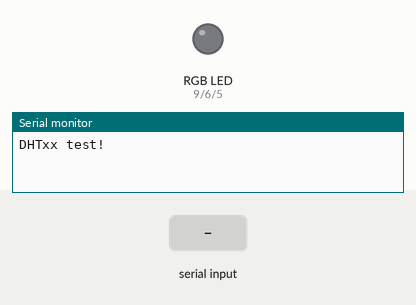
Bench run of a sketch on a simulated Arduino Uno, built with avr-gcc and run on an emulated ATmega328P. Parts: an RGB LED mixed from three pins (HIGH = lit), the last lines printed to the serial monitor. The inputs (shaded band) are chosen by the test bench. Dim RGB values are drawn brighter than linear.

Above: at 1.2 s.
1.3 s: "90,45\n" received over Serial
At 2.5 s:
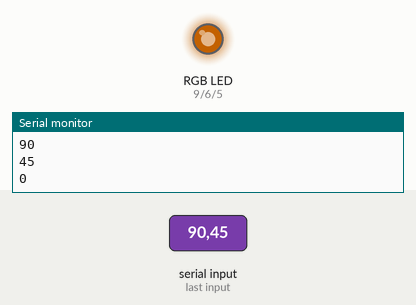
3.0 s: "30,150\n" received over Serial
At 4.1 s:
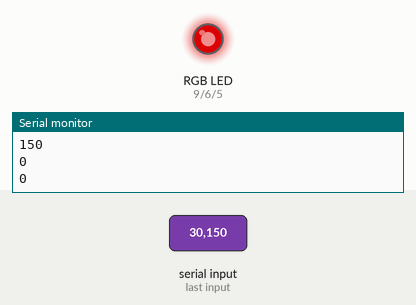
5.0 s: "200\n" received over Serial
At 5.3 s:
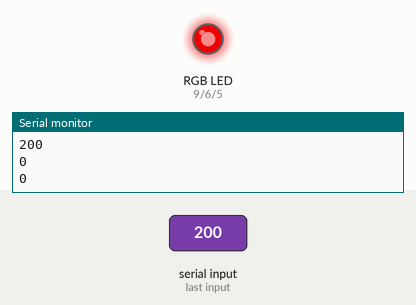
6.5 s: "90\n" received over Serial
At 7.7 s:
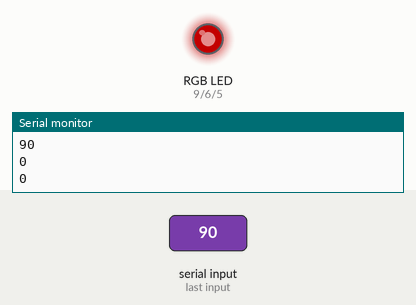
8.0 s: "30,150\n" received over Serial
At 8.8 s:
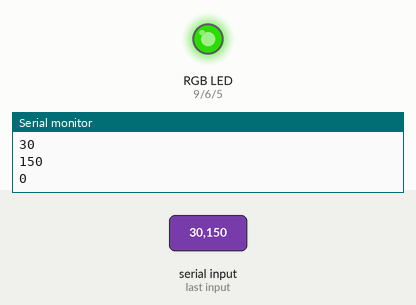
9.5 s: "0\n" received over Serial
At 10.0 s:
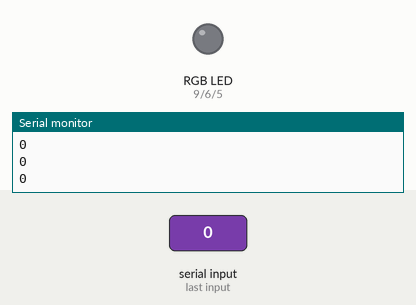
Timing chart, 0 to 12.0 s (numbered marks = the images above; inputs shaded):
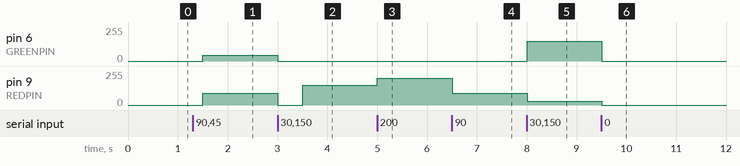

Measured:
- after the input at 1.3 s, pin 6 (GREENPIN): 0/255 → 45/255 after 0.20 s; pin 9 (REDPIN): 0/255 → 90/255 after 0.20 s
- after the input at 3.0 s, pin 6 (GREENPIN): 45/255 → 0/255 at once; pin 9 (REDPIN): 90/255 → 0/255 at once, → 150/255 0.50 s later
- after the input at 5.0 s, pin 9 (REDPIN): 150/255 → 200/255 at once
- after the input at 6.5 s, pin 9 (REDPIN): 200/255 → 90/255 at once
- after the input at 8.0 s, pin 6 (GREENPIN): 0/255 → 150/255 at once; pin 9 (REDPIN): 90/255 → 30/255 at once
- after the input at 9.5 s, pin 6 (GREENPIN): 150/255 → 0/255 at once; pin 9 (REDPIN): 30/255 → 0/255 at once

The sketch:

sketch_jul3a.ino
```cpp
#include "DHT.h"
#include <Arduino.h>
#define DHTTYPE DHT11
#define DHTPIN 7
#define REDPIN 9
#define GREENPIN 6
#define BLUEPIN 5


DHT dht(DHTPIN, DHTTYPE);


float oneHourData[60] = {};
float twelveHourData[12] = {};

int counter = 0;
float temp = 0;
float oneHourAvg = 0;

// setup
void setup() {

  Serial.begin(9600);
  Serial.setTimeout(1);
  Serial.println(F("DHTxx test!"));
  dht.begin();

  for (int i=0; i<12; i++){
    twelveHourData[i] = -99.99;
  }

  pinMode(REDPIN, OUTPUT);
  pinMode(GREENPIN, OUTPUT);
  pinMode(BLUEPIN, OUTPUT);

  analogWrite(REDPIN, 0);
  analogWrite(BLUEPIN, 0);
  analogWrite(GREENPIN, 0);


}

// updates the temp history
void updateArray(float* targetArray, float initalVal, int arraySize){

    float holderArray[arraySize] = {};
    holderArray[0] = initalVal;

    for (int i=0; i<arraySize-1; i++){
      holderArray[i+1] = targetArray[i];}

    for (int i=0; i<arraySize; i++){
      targetArray[i] = holderArray[i];}

}

// get temp data (C)
float getTemp(){
  float t = dht.readTemperature();
  if (isnan(t)) {
    Serial.println(F("Failed to read from DHT sensor!"));
  }
  return t;
}

void updateColor(String input){

  Serial.println(input);

  String number = "";
  int rgb[3] = {};
  int count = 0;
  String digits = "0123456789";

  for (int j=0; j<input.length(); j++){

    if (digits.indexOf(input[j]) != -1 ){
      number += input[j];}

    if ((digits.indexOf(input[j]) == -1 ) || (j == input.length()-1)){
      rgb[count] = number.toInt();
      number = "";
      count ++;}}

  Serial.println(rgb[0]);
  Serial.println(rgb[1]);
  Serial.println(rgb[2]);

  analogWrite(REDPIN, rgb[0]);
  analogWrite(BLUEPIN, rgb[2]);
  analogWrite(GREENPIN, rgb[1]);
}

// main loop
int oldLoopCount = 0;
void loop() {

  // wait until input, or for new tpa data
  int smallCounter = oldLoopCount;
  while((Serial.available() == 0) && (smallCounter < 120)){
    smallCounter ++;
    delay(500);}

  // gets color input
  if (Serial.available() > 0){
    String line = Serial.readString();
    updateColor(line);
    oldLoopCount = smallCounter;
    }

  // gets the temp every minute
  if (smallCounter >= 120){
    oldLoopCount = 0;
    temp = getTemp();
    updateArray(oneHourData, temp, 60);
    oneHourAvg += temp;

    // handles 12-hour data
    if (counter == 60){
      updateArray(twelveHourData, (oneHourAvg / 60), 12);
      oneHourAvg = 0;
      counter = 0;}
    counter ++;

    // prints temp
    Serial.print("# TEMP DATA # ");
    Serial.print(temp);
    Serial.print(" #");

    // prints twelveHourData
    for(int i=0; i<sizeof(twelveHourData)/sizeof(twelveHourData[0]); i++){
      Serial.print(" ");
      Serial.print(twelveHourData[i]);}
    Serial.println();


  }
}
```
